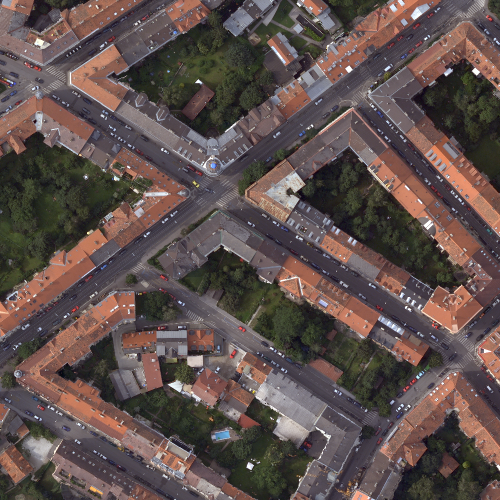
%> input picture 4/data/graz_5.tif, 1000 x 1000 px (shown at 1/2 size)
$ octave test_lda2.m   (GNU Octave 9; MATLAB toolbox functions it lacks are replaced by stand-ins)
%> lines starting %> are read from the running program, lines starting %| are printed output that depends on the picture; in (x1, y1, x2, y2) boxes, pixels count from 0 and x2, y2 are one past the last pixel; in counts of white or black regions, pixels touching at a corner belong together; the program's own positions count from 1
### 4/matlab/load_graz.m
function [ img, gt ] = load_graz( scale )
%> called with scale = 0.5
% LOAD_GRAZ load graz dataset
% first output: color image
% second output: ground truth
% 1 == street
% 2 == building
% 3 == vegetation

img = im2double(imread('graz_5.tif'));
gt  = imread('gt_graz_5.tif');
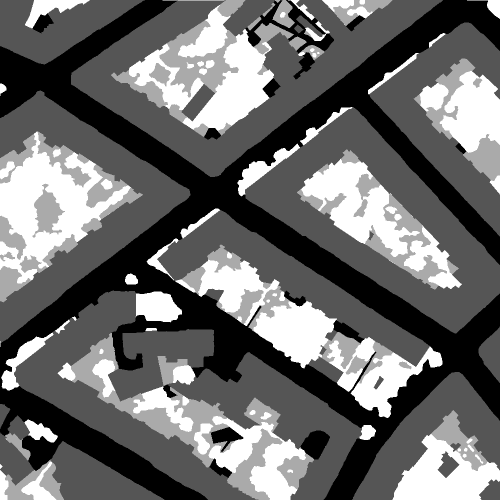
%> input picture 4/data/gt_graz_5.tif, 1000 x 1000 px (shown at 1/2 size)
%> gt is the input picture: size 1000x1000 uint8; min 1, max 4, mean 2.26
gt(gt==4) = 3; % combine vegetation classes
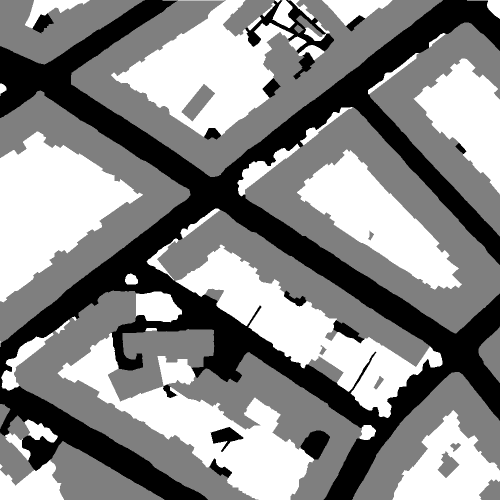
%> gt: size 1000x1000 uint8 (shown at 1/2 size); 19.49% of pixels changed, all inside (x1, y1, x2, y2) = (0, 0, 1000, 1000); drawn with min black and max white
if nargin == 1
img=imresize(img,scale);
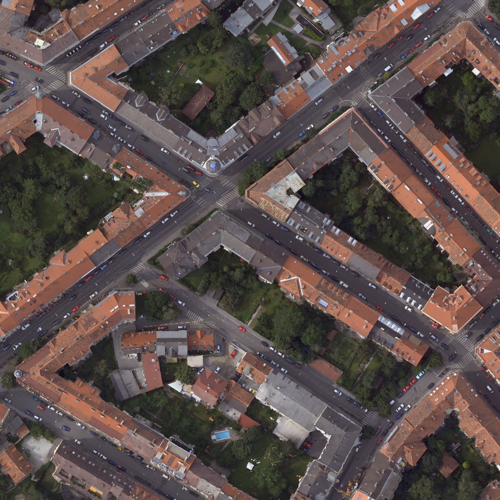
%> img: size 500x500x3 double; mean R, G, B 0.373, 0.314, 0.302; drawn with min black and max white
gt =imresize(gt,scale,'nearest');
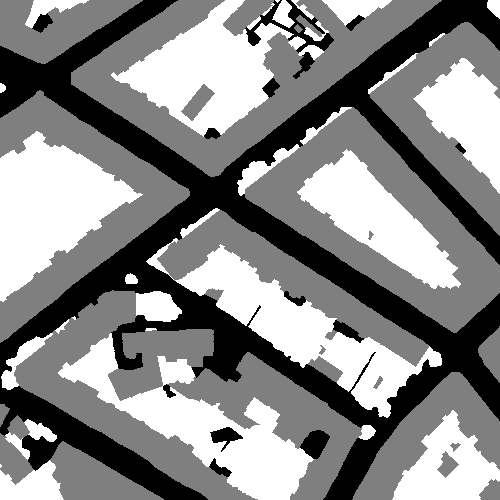
%> gt: size 500x500 uint8; min 1, max 3, mean 2.07; drawn with min black and max white
end

### 4/matlab/create_features.m
function [ X ] = create_features( varargin )
sy = size(varargin{1}, 1);
sx = size(varargin{1}, 2);
X = cat(3, varargin{:});
nc = size(X,3);
X = reshape(X, [sy*sx nc]);
end

### 4/matlab/test_lda2.m
[img, gt] = load_graz(0.5);

[sy, sx, nc] = size(img);
%> sy = 500; sx = 500; nc = 3

X=create_features(img);
%> in create_features, `sy = size(varargin{1}, 1);`: sy = 500
%X=create_features(img, ii_gaussian(img, 7));

train_columns = sx/4;
%> train_columns = 125

true_class = 3;

Y=(gt==true_class);
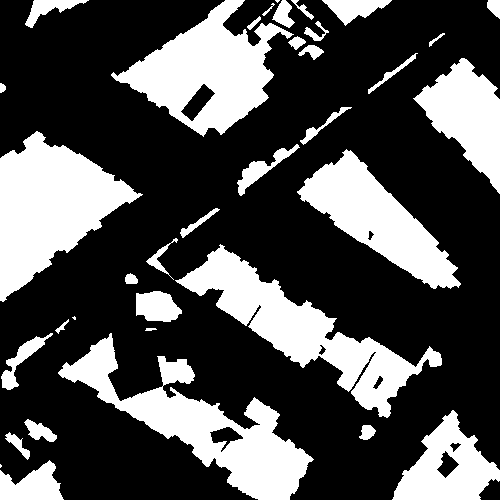
%> Y: size 500x500 logical; 30.8% white; 36 white regions (3 under 20 px), largest, box (x1, y1, x2, y2) and area: (0, 131, 143, 302) 12545, (58, 333, 314, 500) 12442, (175, 244, 442, 418) 11918

used_train = train_columns * sy;
%> used_train = 62500

Y=reshape(Y,[sy*sx 1]);
%> Y = 250000 logical values, 77002 true

%> (the run ends here)
